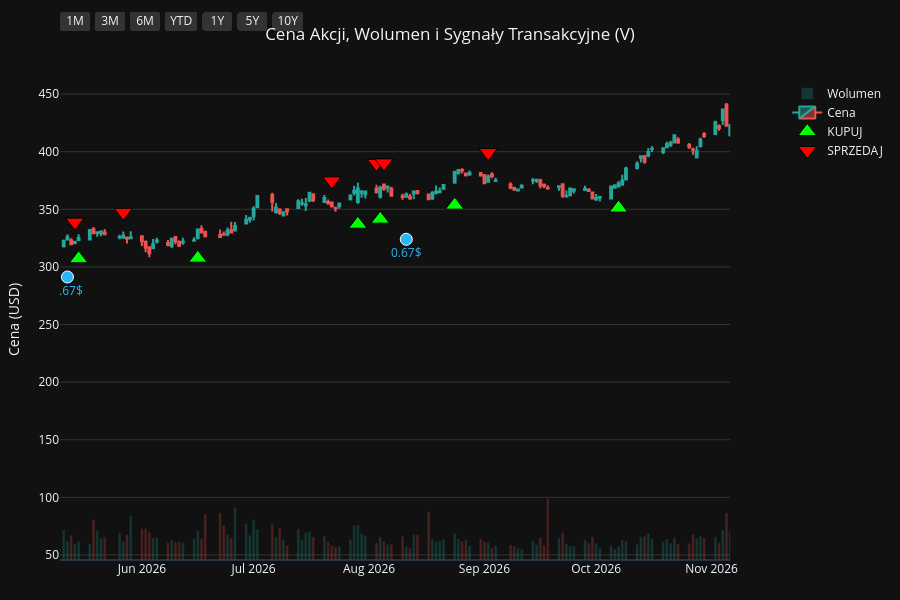
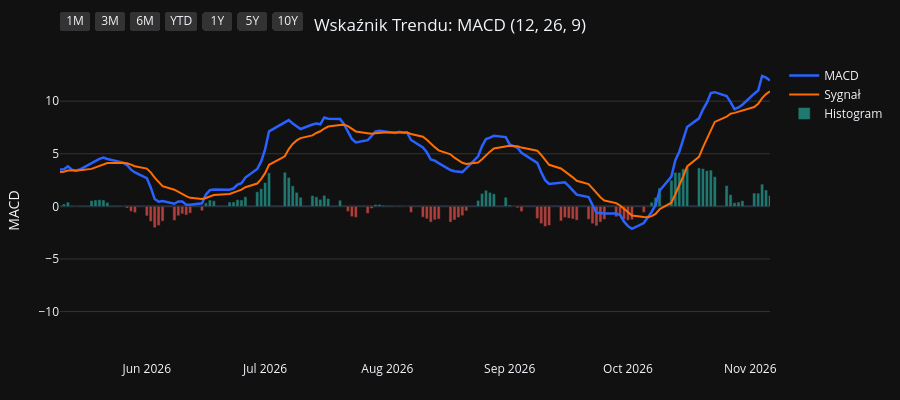
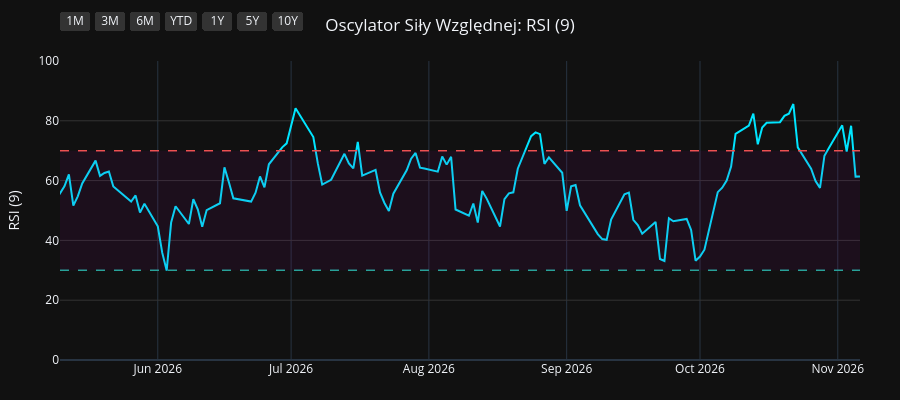
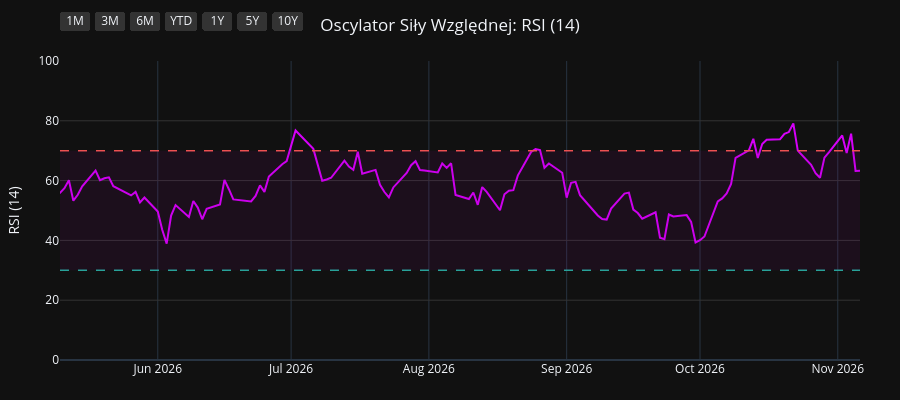

Notebook source saved alongside these figures, in order:
### Code cell
import os
import yfinance as yf
import pandas as pd
import pandas_ta as ta
import plotly.graph_objects as go
from plotly.subplots import make_subplots

# 1. Pobranie i przygotowanie danych
symbol = os.environ.get("STOCK_TICKER", "").strip().upper()
if not symbol:
    raise RuntimeError("Set STOCK_TICKER before running price_extractor.ipynb")
df = yf.Ticker(symbol).history(period="10y")
df.index = df.index.tz_localize(None)

# Wskaźniki i sygnały
df.ta.macd(fast=12, slow=26, signal=9, append=True)
df.ta.rsi(length=9, append=True)
df.ta.rsi(length=14, append=True)
df.ta.rsi(length=21, append=True)
df.dropna(inplace=True)

macd = df['MACD_12_26_9']
signal = df['MACDs_12_26_9']
wczorajszy_macd = macd.shift(1)
wczorajszy_signal = signal.shift(1)

df['Decyzja'] = 'BRAK'
df.loc[(macd > signal) & (wczorajszy_macd <= wczorajszy_signal), 'Decyzja'] = 'KUPUJ'
df.loc[(macd < signal) & (wczorajszy_macd >= wczorajszy_signal), 'Decyzja'] = 'SPRZEDAJ'

df_kupuj = df[df['Decyzja'] == 'KUPUJ']
df_sprzedaj = df[df['Decyzja'] == 'SPRZEDAJ']
df_dywidendy = df[df['Dividends'] > 0]
df_splity = df[df['Stock Splits'] > 0]

# Wspólna konfiguracja osi X
konfiguracja_osi_x = dict(
    type="date",
    showspikes=True, spikemode="across", spikesnap="cursor", spikedash="dot", spikecolor="#ffffff", spikethickness=1, hoverformat="%Y-%m-%d",
    rangeselector=dict(
        buttons=list([
            dict(count=1, label="1M", step="month", stepmode="backward"),
            dict(count=3, label="3M", step="month", stepmode="backward"),
            dict(count=6, label="6M", step="month", stepmode="backward"),
            dict(count=1, label="YTD", step="year", stepmode="todate"),
            dict(count=1, label="1Y", step="year", stepmode="backward"),
            dict(count=5, label="5Y", step="year", stepmode="backward"),
            dict(step="all", label="10Y")
        ]),
        bgcolor="#333333", activecolor="#2962ff", x=0, y=1.1
    )
)

# ==========================================
# WYKRES 1: CENA + WOLUMEN + SYGNAŁY
# ==========================================
fig1 = make_subplots(specs=[[{"secondary_y": True}]])

kolory_wolumenu = ['#26a69a' if row['Close'] >= row['Open'] else '#ef5350' for index, row in df.iterrows()]
fig1.add_trace(go.Bar(x=df.index, y=df['Volume'], marker_color=kolory_wolumenu, opacity=0.25, name='Wolumen'), secondary_y=True)
fig1.add_trace(go.Candlestick(x=df.index, open=df['Open'], high=df['High'], low=df['Low'], close=df['Close'], name='Cena', increasing_line_color='#26a69a', decreasing_line_color='#ef5350'), secondary_y=False)
fig1.add_trace(go.Scatter(x=df_kupuj.index, y=df_kupuj['Low'] * 0.95, customdata=df_kupuj[['Low', 'High']], mode='markers', marker=dict(symbol='triangle-up', size=16, color='#00ff00', line=dict(width=1, color='black')), name='KUPUJ', hovertemplate='KUPUJ<br>Najniższa: %{customdata[0]:.2f}<br>Najwyższa: %{customdata[1]:.2f}<extra></extra>'), secondary_y=False)
fig1.add_trace(go.Scatter(x=df_sprzedaj.index, y=df_sprzedaj['High'] * 1.05, customdata=df_sprzedaj[['Low', 'High']], mode='markers', marker=dict(symbol='triangle-down', size=16, color='#ff0000', line=dict(width=1, color='black')), name='SPRZEDAJ', hovertemplate='SPRZEDAJ<br>Najniższa: %{customdata[0]:.2f}<br>Najwyższa: %{customdata[1]:.2f}<extra></extra>'), secondary_y=False)

if not df_dywidendy.empty:
    fig1.add_trace(go.Scatter(x=df_dywidendy.index, y=df_dywidendy['Low'] * 0.90, mode='markers+text', marker=dict(symbol='circle', size=12, color='#29b6f6', line=dict(width=1, color='white')), text=df_dywidendy['Dividends'].apply(lambda x: f"{x}$"), textposition="bottom center", name='Dywidenda', showlegend=False, hovertemplate='Dywidenda: %{text}<extra></extra>', textfont=dict(color="#29b6f6")), secondary_y=False)
if not df_splity.empty:
                    fig1.add_trace(go.Scatter(x=df_splity.index, y=df_splity['High'], mode='markers+text', marker=dict(symbol='star', size=16, color='#ffee58', line=dict(width=1, color='black')), text=df_splity['Stock Splits'].apply(lambda x: f"{x:g}:1" if x >= 1 else f"1:{1 / x:g}"), textposition="top center", name='Split', hovertemplate='%{text}<extra></extra>', textfont=dict(color="#ffee58")), secondary_y=False)

fig1.update_layout(title=dict(text=f"Cena Akcji, Wolumen i Sygnały Transakcyjne ({symbol})", x=0.5, xanchor='center'), dragmode='pan', xaxis_rangeslider_visible=False, template='plotly_dark', height=600, hovermode='x unified', margin=dict(l=60, r=40, t=60, b=40))
fig1.update_xaxes(**konfiguracja_osi_x)
fig1.update_xaxes(range=[df.index.max() - pd.Timedelta(days=180), df.index.max()])
fig1.update_yaxes(title_text="Cena (USD)", secondary_y=False, gridcolor='#333333')
fig1.update_yaxes(range=[0, df['Volume'].max() * 4], showgrid=False, showticklabels=False, secondary_y=True)
fig1.show(config={'scrollZoom': True})

# ==========================================
# WYKRES 2: WSKAŹNIK MACD
# ==========================================
fig2 = go.Figure()
fig2.add_trace(go.Scatter(x=df.index, y=df['MACD_12_26_9'], line=dict(color='#2962ff', width=2.5), name='MACD'))
fig2.add_trace(go.Scatter(x=df.index, y=df['MACDs_12_26_9'], line=dict(color='#ff6d00', width=2), name='Sygnał'))
kolory_macd = ['#26a69a' if val >= 0 else '#ef5350' for val in df['MACDh_12_26_9']]
fig2.add_trace(go.Bar(x=df.index, y=df['MACDh_12_26_9'], marker_color=kolory_macd, name='Histogram', opacity=0.7))
fig2.update_layout(title=dict(text="Wskaźnik Trendu: MACD (12, 26, 9)", x=0.5, xanchor='center'), dragmode='pan', xaxis_rangeslider_visible=False, template='plotly_dark', height=400, hovermode='x unified', margin=dict(l=60, r=40, t=60, b=40))
fig2.update_xaxes(**konfiguracja_osi_x)
fig2.update_xaxes(range=[df.index.max() - pd.Timedelta(days=180), df.index.max()])
fig2.update_yaxes(title_text="MACD", gridcolor='#333333')
fig2.show(config={'scrollZoom': True})

# ==========================================
# WYKRES 3: OSCYLATOR RSI (9)
# ==========================================
fig3 = go.Figure()
fig3.add_trace(go.Scatter(x=df.index, y=df['RSI_9'], line=dict(color='#00e5ff', width=2), name='RSI (9)'))
fig3.add_hline(y=70, line_dash="dash", line_color="#ef5350", line_width=1.5)
fig3.add_hline(y=30, line_dash="dash", line_color="#26a69a", line_width=1.5)
fig3.add_hrect(y0=30, y1=70, line_width=0, fillcolor="purple", opacity=0.1)
fig3.update_layout(title=dict(text="Oscylator Siły Względnej: RSI (9)", x=0.5, xanchor='center'), dragmode='pan', xaxis_rangeslider_visible=False, template='plotly_dark', height=400, hovermode='x unified', margin=dict(l=60, r=40, t=60, b=40))
fig3.update_xaxes(**konfiguracja_osi_x)
fig3.update_xaxes(range=[df.index.max() - pd.Timedelta(days=180), df.index.max()])
fig3.update_yaxes(title_text="RSI (9)", range=[0, 100], gridcolor='#333333')
fig3.show(config={'scrollZoom': True})

# ==========================================
# WYKRES 4: OSCYLATOR RSI (14)
# ==========================================
fig4 = go.Figure()
fig4.add_trace(go.Scatter(x=df.index, y=df['RSI_14'], line=dict(color='#d500f9', width=2), name='RSI (14)'))
fig4.add_hline(y=70, line_dash="dash", line_color="#ef5350", line_width=1.5)
fig4.add_hline(y=30, line_dash="dash", line_color="#26a69a", line_width=1.5)
fig4.add_hrect(y0=30, y1=70, line_width=0, fillcolor="purple", opacity=0.1)
fig4.update_layout(title=dict(text="Oscylator Siły Względnej: RSI (14)", x=0.5, xanchor='center'), dragmode='pan', xaxis_rangeslider_visible=False, template='plotly_dark', height=400, hovermode='x unified', margin=dict(l=60, r=40, t=60, b=40))
fig4.update_xaxes(**konfiguracja_osi_x)
fig4.update_xaxes(range=[df.index.max() - pd.Timedelta(days=180), df.index.max()])
fig4.update_yaxes(title_text="RSI (14)", range=[0, 100], gridcolor='#333333')
fig4.show(config={'scrollZoom': True})

# ==========================================
# WYKRES 5: OSCYLATOR RSI (21)
# ==========================================
fig5 = go.Figure()
fig5.add_trace(go.Scatter(x=df.index, y=df['RSI_21'], line=dict(color='#64dd17', width=2), name='RSI (21)'))
fig5.add_hline(y=70, line_dash="dash", line_color="#ef5350", line_width=1.5)
fig5.add_hline(y=30, line_dash="dash", line_color="#26a69a", line_width=1.5)
fig5.add_hrect(y0=30, y1=70, line_width=0, fillcolor="purple", opacity=0.1)
fig5.update_layout(title=dict(text="Oscylator Siły Względnej: RSI (21)", x=0.5, xanchor='center'), dragmode='pan', xaxis_rangeslider_visible=False, template='plotly_dark', height=400, hovermode='x unified', margin=dict(l=60, r=40, t=60, b=40))
fig5.update_xaxes(**konfiguracja_osi_x)
fig5.update_xaxes(range=[df.index.max() - pd.Timedelta(days=180), df.index.max()])
fig5.update_yaxes(title_text="RSI (21)", range=[0, 100], gridcolor='#333333')
fig5.show(config={'scrollZoom': True})

### Figure 1 — Plotly figure (JSON) as saved in the notebook; plotly's stock layout.template omitted (floating-point values rounded to 4 significant figures; data arrays with more than 128 entries replaced by an {"elided": "..."} marker saying what was removed)
{"data": [{"marker": {"color": {"elided": "2481 str values"}}, "name": "Wolumen", "opacity": 0.25, "type": "bar", "x": {"elided": "2481 str values"}, "xaxis": "x", "y": {"elided": "2481 int values"}, "yaxis": "y2"}, {"close": {"elided": "2481 float values"}, "decreasing": {"line": {"color": "#ef5350"}}, "high": {"elided": "2481 float values"}, "increasing": {"line": {"color": "#26a69a"}}, "low": {"elided": "2481 float values"}, "name": "Cena", "open": {"elided": "2481 float values"}, "type": "candlestick", "x": {"elided": "2481 str values"}, "xaxis": "x", "yaxis": "y"}, {"customdata": {"elided": "107x2 float values"}, "hovertemplate": "KUPUJ<br>Najniższa: %{customdata[0]:.2f}<br>Najwyższa: %{customdata[1]:.2f}<extra></extra>", "marker": {"color": "#00ff00", "line": {"color": "black", "width": 1}, "size": 16, "symbol": "triangle-up"}, "mode": "markers", "name": "KUPUJ", "type": "scatter", "x": ["2017-02-03T00:00:00", "2017-03-01T00:00:00", "2017-04-19T00:00:00", "2017-05-15T00:00:00", "2017-05-23T00:00:00", "2017-07-12T00:00:00", "2017-08-16T00:00:00", "2017-09-11T00:00:00", "2017-10-06T00:00:00", "2017-10-25T00:00:00", "2017-11-28T00:00:00", "2017-12-12T00:00:00", "2017-12-27T00:00:00", "2018-02-23T00:00:00", "2018-03-09T00:00:00", "2018-04-11T00:00:00", "2018-06-06T00:00:00", "2018-06-18T00:00:00", "2018-07-10T00:00:00", "2018-08-24T00:00:00", "2018-09-13T00:00:00", "2018-11-01T00:00:00", "2018-11-28T00:00:00", "2019-01-02T00:00:00", "2019-02-01T00:00:00", "2019-03-12T00:00:00", "2019-04-03T00:00:00", "2019-04-29T00:00:00", "2019-05-17T00:00:00", "2019-06-06T00:00:00", "2019-07-02T00:00:00", "2019-08-20T00:00:00", "2019-08-29T00:00:00", "2019-10-07T00:00:00", "2019-10-09T00:00:00", "2019-10-25T00:00:00", "2019-12-13T00:00:00", "2020-02-14T00:00:00", "2020-03-26T00:00:00", "2020-06-05T00:00:00", "2020-07-20T00:00:00", "2020-08-10T00:00:00", "2020-10-05T00:00:00", "2020-11-05T00:00:00", "2020-12-29T00:00:00", "2021-02-04T00:00:00", "2021-04-06T00:00:00", "2021-06-04T00:00:00", "2021-06-21T00:00:00", "2021-07-02T00:00:00", "2021-09-23T00:00:00", "2021-11-16T00:00:00", "2021-12-06T00:00:00", "2022-01-28T00:00:00", "2022-03-16T00:00:00", "2022-05-20T00:00:00", "2022-06-27T00:00:00", "2022-08-16T00:00:00", "2022-09-12T00:00:00", "2022-10-05T00:00:00", "2022-11-10T00:00:00", "2022-11-30T00:00:00", "2023-01-04T00:00:00", "2023-03-21T00:00:00", "2023-05-18T00:00:00", "2023-06-16T00:00:00", "2023-08-14T00:00:00", "2023-08-25T00:00:00", "2023-10-09T00:00:00", "2023-11-01T00:00:00", "2023-12-13T00:00:00", "2024-01-10T00:00:00", "2024-02-23T00:00:00", "2024-03-19T00:00:00", "2024-04-25T00:00:00", "2024-05-07T00:00:00", "2024-06-06T00:00:00", "2024-06-20T00:00:00", "2024-07-16T00:00:00", "2024-07-31T00:00:00", "2024-08-12T00:00:00", "2024-10-16T00:00:00", "2024-10-30T00:00:00", "2024-12-26T00:00:00", "2025-01-17T00:00:00", "2025-03-25T00:00:00", "2025-04-15T00:00:00", "2025-04-22T00:00:00", "2025-06-04T00:00:00", "2025-06-06T00:00:00", "2025-06-11T00:00:00", "2025-07-03T00:00:00", "2025-07-23T00:00:00", "2025-08-14T00:00:00", "2025-10-01T00:00:00", "2025-10-23T00:00:00", "2025-11-26T00:00:00", "2026-02-03T00:00:00", "2026-02-27T00:00:00", "2026-03-26T00:00:00", "2026-03-31T00:00:00", "2026-05-15T00:00:00", "2026-06-16T00:00:00", "2026-07-29T00:00:00", "2026-08-04T00:00:00", "2026-08-24T00:00:00", "2026-10-07T00:00:00"], "xaxis": "x", "y": [75.5, 78.59, 79.64, 82.41, 83.22, 85.15, 91.54, 93.78, 94.42, 96.32, 100.6, 100.1, 100.6, 108.5, 110.0, 107.1, 119.8, 120.2, 121.3, 127.8, 132.0, 123.4, 123.1, 116.6, 121.6, 135.9, 142.2, 146.9, 147.3, 148.8, 156.4, 161.3, 162.0, 157.0, 156.9, 156.8, 164.8, 188.5, 146.7, 177.5, 175.8, 177.4, 182.8, 179.4, 194.5, 185.0, 196.4, 208.9, 210.5, 215.4, 205.2, 193.9, 181.2, 198.0, 190.0, 178.4, 186.3, 195.4, 188.8, 168.0, 184.7, 192.0, 193.5, 202.3, 214.2, 209.5, 223.1, 223.1, 215.2, 218.8, 240.7, 244.6, 264.3, 265.9, 252.2, 254.4, 256.0, 255.1, 249.7, 246.8, 242.6, 260.5, 269.8, 299.5, 297.0, 320.0, 314.6, 302.8, 344.6, 345.8, 347.5, 332.7, 330.4, 322.0, 320.7, 324.6, 314.5, 310.6, 295.2, 286.7, 280.7, 307.1, 307.6, 337.1, 341.5, 353.6, 351.1], "yaxis": "y"}, {"customdata": {"elided": "107x2 float values"}, "hovertemplate": "SPRZEDAJ<br>Najniższa: %{customdata[0]:.2f}<br>Najwyższa: %{customdata[1]:.2f}<extra></extra>", "marker": {"color": "#ff0000", "line": {"color": "black", "width": 1}, "size": 16, "symbol": "triangle-down"}, "mode": "markers", "name": "SPRZEDAJ", "type": "scatter", "x": ["2017-02-02T00:00:00", "2017-02-28T00:00:00", "2017-03-02T00:00:00", "2017-05-10T00:00:00", "2017-05-17T00:00:00", "2017-06-09T00:00:00", "2017-08-10T00:00:00", "2017-08-28T00:00:00", "2017-09-18T00:00:00", "2017-10-19T00:00:00", "2017-11-14T00:00:00", "2017-11-29T00:00:00", "2017-12-21T00:00:00", "2018-01-31T00:00:00", "2018-03-02T00:00:00", "2018-03-22T00:00:00", "2018-05-18T00:00:00", "2018-06-15T00:00:00", "2018-06-19T00:00:00", "2018-07-30T00:00:00", "2018-09-07T00:00:00", "2018-10-02T00:00:00", "2018-11-19T00:00:00", "2018-12-12T00:00:00", "2019-01-29T00:00:00", "2019-03-07T00:00:00", "2019-03-25T00:00:00", "2019-04-04T00:00:00", "2019-05-02T00:00:00", "2019-05-23T00:00:00", "2019-06-27T00:00:00", "2019-07-19T00:00:00", "2019-08-23T00:00:00", "2019-09-10T00:00:00", "2019-10-08T00:00:00", "2019-10-22T00:00:00", "2019-12-04T00:00:00", "2020-01-31T00:00:00", "2020-02-24T00:00:00", "2020-06-04T00:00:00", "2020-06-11T00:00:00", "2020-07-30T00:00:00", "2020-09-04T00:00:00", "2020-10-16T00:00:00", "2020-12-03T00:00:00", "2021-01-11T00:00:00", "2021-03-19T00:00:00", "2021-05-05T00:00:00", "2021-06-18T00:00:00", "2021-06-30T00:00:00", "2021-07-30T00:00:00", "2021-10-27T00:00:00", "2021-11-17T00:00:00", "2022-01-10T00:00:00", "2022-02-17T00:00:00", "2022-04-08T00:00:00", "2022-06-10T00:00:00", "2022-08-02T00:00:00", "2022-08-19T00:00:00", "2022-09-13T00:00:00", "2022-11-09T00:00:00", "2022-11-29T00:00:00", "2022-12-06T00:00:00", "2023-02-08T00:00:00", "2023-04-26T00:00:00", "2023-05-22T00:00:00", "2023-07-21T00:00:00", "2023-08-15T00:00:00", "2023-09-14T00:00:00", "2023-10-26T00:00:00", "2023-12-06T00:00:00", "2023-12-15T00:00:00", "2024-02-09T00:00:00", "2024-03-01T00:00:00", "2024-03-25T00:00:00", "2024-04-30T00:00:00", "2024-05-23T00:00:00", "2024-06-12T00:00:00", "2024-06-27T00:00:00", "2024-07-24T00:00:00", "2024-08-06T00:00:00", "2024-09-23T00:00:00", "2024-10-28T00:00:00", "2024-11-22T00:00:00", "2024-12-27T00:00:00", "2025-02-20T00:00:00", "2025-04-04T00:00:00", "2025-04-21T00:00:00", "2025-05-23T00:00:00", "2025-06-05T00:00:00", "2025-06-09T00:00:00", "2025-06-13T00:00:00", "2025-07-14T00:00:00", "2025-07-31T00:00:00", "2025-09-08T00:00:00", "2025-10-16T00:00:00", "2025-10-29T00:00:00", "2026-01-09T00:00:00", "2026-02-13T00:00:00", "2026-03-11T00:00:00", "2026-03-27T00:00:00", "2026-05-14T00:00:00", "2026-05-27T00:00:00", "2026-07-22T00:00:00", "2026-08-03T00:00:00", "2026-08-05T00:00:00", "2026-09-02T00:00:00"], "xaxis": "x", "y": [81.09, 86.82, 87.56, 90.78, 91.29, 94.72, 99.28, 102.3, 104.0, 106.2, 110.4, 112.2, 111.7, 122.9, 119.7, 121.4, 129.1, 134.5, 134.0, 139.1, 143.3, 149.7, 139.7, 140.0, 135.9, 147.2, 153.4, 158.0, 162.4, 163.8, 171.9, 181.3, 180.3, 179.5, 174.4, 177.6, 182.7, 204.1, 204.1, 197.2, 197.1, 197.3, 211.6, 203.7, 212.5, 216.3, 222.0, 235.8, 234.4, 238.7, 250.8, 227.2, 210.0, 216.9, 232.1, 222.6, 206.7, 212.3, 219.1, 207.2, 205.4, 214.4, 216.5, 236.6, 238.0, 239.6, 246.2, 249.1, 252.0, 241.8, 264.2, 265.7, 285.6, 293.6, 292.1, 280.4, 286.4, 286.6, 279.3, 265.5, 268.9, 298.8, 294.4, 322.9, 333.2, 369.7, 347.4, 341.7, 370.2, 385.8, 384.5, 377.5, 366.0, 366.9, 358.7, 360.1, 365.6, 370.2, 341.5, 329.5, 318.6, 338.9, 347.4, 374.7, 389.8, 390.3, 399.2], "yaxis": "y"}, {"hovertemplate": "Dywidenda: %{text}<extra></extra>", "marker": {"color": "#29b6f6", "line": {"color": "white", "width": 1}, "size": 12, "symbol": "circle"}, "mode": "markers+text", "name": "Dywidenda", "showlegend": false, "text": ["0.165$", "0.165$", "0.165$", "0.195$", "0.21$", "0.21$", "0.21$", "0.25$", "0.25$", "0.25$", "0.25$", "0.3$", "0.3$", "0.3$", "0.3$", "0.32$", "0.32$", "0.32$", "0.32$", "0.375$", "0.375$", "0.375$", "0.375$", "0.45$", "0.45$", "0.45$", "0.45$", "0.52$", "0.52$", "0.52$", "0.52$", "0.59$", "0.59$", "0.59$", "0.59$", "0.67$", "0.67$", "0.67$", "0.67$"], "textfont": {"color": "#29b6f6"}, "textposition": "bottom center", "type": "scatter", "x": ["2017-02-15T00:00:00", "2017-05-17T00:00:00", "2017-08-16T00:00:00", "2017-11-16T00:00:00", "2018-02-15T00:00:00", "2018-05-17T00:00:00", "2018-08-16T00:00:00", "2018-11-15T00:00:00", "2019-02-14T00:00:00", "2019-05-16T00:00:00", "2019-08-15T00:00:00", "2019-11-14T00:00:00", "2020-02-13T00:00:00", "2020-05-13T00:00:00", "2020-08-13T00:00:00", "2020-11-12T00:00:00", "2021-02-11T00:00:00", "2021-05-13T00:00:00", "2021-08-12T00:00:00", "2021-11-10T00:00:00", "2022-02-10T00:00:00", "2022-05-12T00:00:00", "2022-08-11T00:00:00", "2022-11-09T00:00:00", "2023-02-09T00:00:00", "2023-05-11T00:00:00", "2023-08-10T00:00:00", "2023-11-08T00:00:00", "2024-02-08T00:00:00", "2024-05-16T00:00:00", "2024-08-09T00:00:00", "2024-11-12T00:00:00", "2025-02-11T00:00:00", "2025-05-13T00:00:00", "2025-08-12T00:00:00", "2025-11-12T00:00:00", "2026-02-10T00:00:00", "2026-05-12T00:00:00", "2026-08-11T00:00:00"], "xaxis": "x", "y": [73.0, 77.36, 86.72, 93.58, 101.7, 110.1, 119.4, 117.5, 121.5, 139.2, 148.5, 152.7, 176.9, 150.6, 169.7, 178.7, 179.0, 191.1, 200.2, 185.2, 195.5, 165.5, 183.8, 169.1, 200.8, 200.4, 211.2, 214.0, 243.1, 247.1, 229.6, 273.7, 308.1, 316.0, 298.9, 301.8, 291.0, 291.2, 324.0], "yaxis": "y"}], "layout": {"dragmode": "pan", "height": 600, "hovermode": "x unified", "margin": {"b": 40, "l": 60, "r": 40, "t": 60}, "title": {"text": "Cena Akcji, Wolumen i Sygnały Transakcyjne (V)", "x": 0.5, "xanchor": "center"}, "xaxis": {"anchor": "y", "domain": [0.0, 0.94], "hoverformat": "%Y-%m-%d", "range": ["2026-05-10T00:00:00", "2026-11-06T00:00:00"], "rangeselector": {"activecolor": "#2962ff", "bgcolor": "#333333", "buttons": [{"count": 1, "label": "1M", "step": "month", "stepmode": "backward"}, {"count": 3, "label": "3M", "step": "month", "stepmode": "backward"}, {"count": 6, "label": "6M", "step": "month", "stepmode": "backward"}, {"count": 1, "label": "YTD", "step": "year", "stepmode": "todate"}, {"count": 1, "label": "1Y", "step": "year", "stepmode": "backward"}, {"count": 5, "label": "5Y", "step": "year", "stepmode": "backward"}, {"label": "10Y", "step": "all"}], "x": 0, "y": 1.1}, "rangeslider": {"visible": false}, "showspikes": true, "spikecolor": "#ffffff", "spikedash": "dot", "spikemode": "across", "spikesnap": "cursor", "spikethickness": 1, "type": "date"}, "yaxis": {"anchor": "x", "domain": [0.0, 1.0], "gridcolor": "#333333", "title": {"text": "Cena (USD)"}}, "yaxis2": {"anchor": "x", "overlaying": "y", "range": [0, 153518400], "showgrid": false, "showticklabels": false, "side": "right"}}}

### Figure 2 — Plotly figure (JSON) as saved in the notebook; plotly's stock layout.template omitted (floating-point values rounded to 4 significant figures; data arrays with more than 128 entries replaced by an {"elided": "..."} marker saying what was removed)
{"data": [{"line": {"color": "#2962ff", "width": 2.5}, "name": "MACD", "type": "scatter", "x": {"elided": "2481 str values"}, "y": {"elided": "2481 float values"}}, {"line": {"color": "#ff6d00", "width": 2}, "name": "Sygnał", "type": "scatter", "x": {"elided": "2481 str values"}, "y": {"elided": "2481 float values"}}, {"marker": {"color": {"elided": "2481 str values"}}, "name": "Histogram", "opacity": 0.7, "type": "bar", "x": {"elided": "2481 str values"}, "y": {"elided": "2481 float values"}}], "layout": {"dragmode": "pan", "height": 400, "hovermode": "x unified", "margin": {"b": 40, "l": 60, "r": 40, "t": 60}, "title": {"text": "Wskaźnik Trendu: MACD (12, 26, 9)", "x": 0.5, "xanchor": "center"}, "xaxis": {"hoverformat": "%Y-%m-%d", "range": ["2026-05-10T00:00:00", "2026-11-06T00:00:00"], "rangeselector": {"activecolor": "#2962ff", "bgcolor": "#333333", "buttons": [{"count": 1, "label": "1M", "step": "month", "stepmode": "backward"}, {"count": 3, "label": "3M", "step": "month", "stepmode": "backward"}, {"count": 6, "label": "6M", "step": "month", "stepmode": "backward"}, {"count": 1, "label": "YTD", "step": "year", "stepmode": "todate"}, {"count": 1, "label": "1Y", "step": "year", "stepmode": "backward"}, {"count": 5, "label": "5Y", "step": "year", "stepmode": "backward"}, {"label": "10Y", "step": "all"}], "x": 0, "y": 1.1}, "rangeslider": {"visible": false}, "showspikes": true, "spikecolor": "#ffffff", "spikedash": "dot", "spikemode": "across", "spikesnap": "cursor", "spikethickness": 1, "type": "date"}, "yaxis": {"gridcolor": "#333333", "title": {"text": "MACD"}}}}

### Figure 3 — Plotly figure (JSON) as saved in the notebook; plotly's stock layout.template omitted (floating-point values rounded to 4 significant figures; data arrays with more than 128 entries replaced by an {"elided": "..."} marker saying what was removed)
{"data": [{"line": {"color": "#00e5ff", "width": 2}, "name": "RSI (9)", "type": "scatter", "x": {"elided": "2481 str values"}, "y": {"elided": "2481 float values"}}], "layout": {"dragmode": "pan", "height": 400, "hovermode": "x unified", "margin": {"b": 40, "l": 60, "r": 40, "t": 60}, "shapes": [{"line": {"color": "#ef5350", "dash": "dash", "width": 1.5}, "type": "line", "x0": 0, "x1": 1, "xref": "x domain", "y0": 70, "y1": 70, "yref": "y"}, {"line": {"color": "#26a69a", "dash": "dash", "width": 1.5}, "type": "line", "x0": 0, "x1": 1, "xref": "x domain", "y0": 30, "y1": 30, "yref": "y"}, {"fillcolor": "purple", "line": {"width": 0}, "opacity": 0.1, "type": "rect", "x0": 0, "x1": 1, "xref": "x domain", "y0": 30, "y1": 70, "yref": "y"}], "title": {"text": "Oscylator Siły Względnej: RSI (9)", "x": 0.5, "xanchor": "center"}, "xaxis": {"hoverformat": "%Y-%m-%d", "range": ["2026-05-10T00:00:00", "2026-11-06T00:00:00"], "rangeselector": {"activecolor": "#2962ff", "bgcolor": "#333333", "buttons": [{"count": 1, "label": "1M", "step": "month", "stepmode": "backward"}, {"count": 3, "label": "3M", "step": "month", "stepmode": "backward"}, {"count": 6, "label": "6M", "step": "month", "stepmode": "backward"}, {"count": 1, "label": "YTD", "step": "year", "stepmode": "todate"}, {"count": 1, "label": "1Y", "step": "year", "stepmode": "backward"}, {"count": 5, "label": "5Y", "step": "year", "stepmode": "backward"}, {"label": "10Y", "step": "all"}], "x": 0, "y": 1.1}, "rangeslider": {"visible": false}, "showspikes": true, "spikecolor": "#ffffff", "spikedash": "dot", "spikemode": "across", "spikesnap": "cursor", "spikethickness": 1, "type": "date"}, "yaxis": {"gridcolor": "#333333", "range": [0, 100], "title": {"text": "RSI (9)"}}}}

### Figure 4 — Plotly figure (JSON) as saved in the notebook; plotly's stock layout.template omitted (floating-point values rounded to 4 significant figures; data arrays with more than 128 entries replaced by an {"elided": "..."} marker saying what was removed)
{"data": [{"line": {"color": "#d500f9", "width": 2}, "name": "RSI (14)", "type": "scatter", "x": {"elided": "2481 str values"}, "y": {"elided": "2481 float values"}}], "layout": {"dragmode": "pan", "height": 400, "hovermode": "x unified", "margin": {"b": 40, "l": 60, "r": 40, "t": 60}, "shapes": [{"line": {"color": "#ef5350", "dash": "dash", "width": 1.5}, "type": "line", "x0": 0, "x1": 1, "xref": "x domain", "y0": 70, "y1": 70, "yref": "y"}, {"line": {"color": "#26a69a", "dash": "dash", "width": 1.5}, "type": "line", "x0": 0, "x1": 1, "xref": "x domain", "y0": 30, "y1": 30, "yref": "y"}, {"fillcolor": "purple", "line": {"width": 0}, "opacity": 0.1, "type": "rect", "x0": 0, "x1": 1, "xref": "x domain", "y0": 30, "y1": 70, "yref": "y"}], "title": {"text": "Oscylator Siły Względnej: RSI (14)", "x": 0.5, "xanchor": "center"}, "xaxis": {"hoverformat": "%Y-%m-%d", "range": ["2026-05-10T00:00:00", "2026-11-06T00:00:00"], "rangeselector": {"activecolor": "#2962ff", "bgcolor": "#333333", "buttons": [{"count": 1, "label": "1M", "step": "month", "stepmode": "backward"}, {"count": 3, "label": "3M", "step": "month", "stepmode": "backward"}, {"count": 6, "label": "6M", "step": "month", "stepmode": "backward"}, {"count": 1, "label": "YTD", "step": "year", "stepmode": "todate"}, {"count": 1, "label": "1Y", "step": "year", "stepmode": "backward"}, {"count": 5, "label": "5Y", "step": "year", "stepmode": "backward"}, {"label": "10Y", "step": "all"}], "x": 0, "y": 1.1}, "rangeslider": {"visible": false}, "showspikes": true, "spikecolor": "#ffffff", "spikedash": "dot", "spikemode": "across", "spikesnap": "cursor", "spikethickness": 1, "type": "date"}, "yaxis": {"gridcolor": "#333333", "range": [0, 100], "title": {"text": "RSI (14)"}}}}
